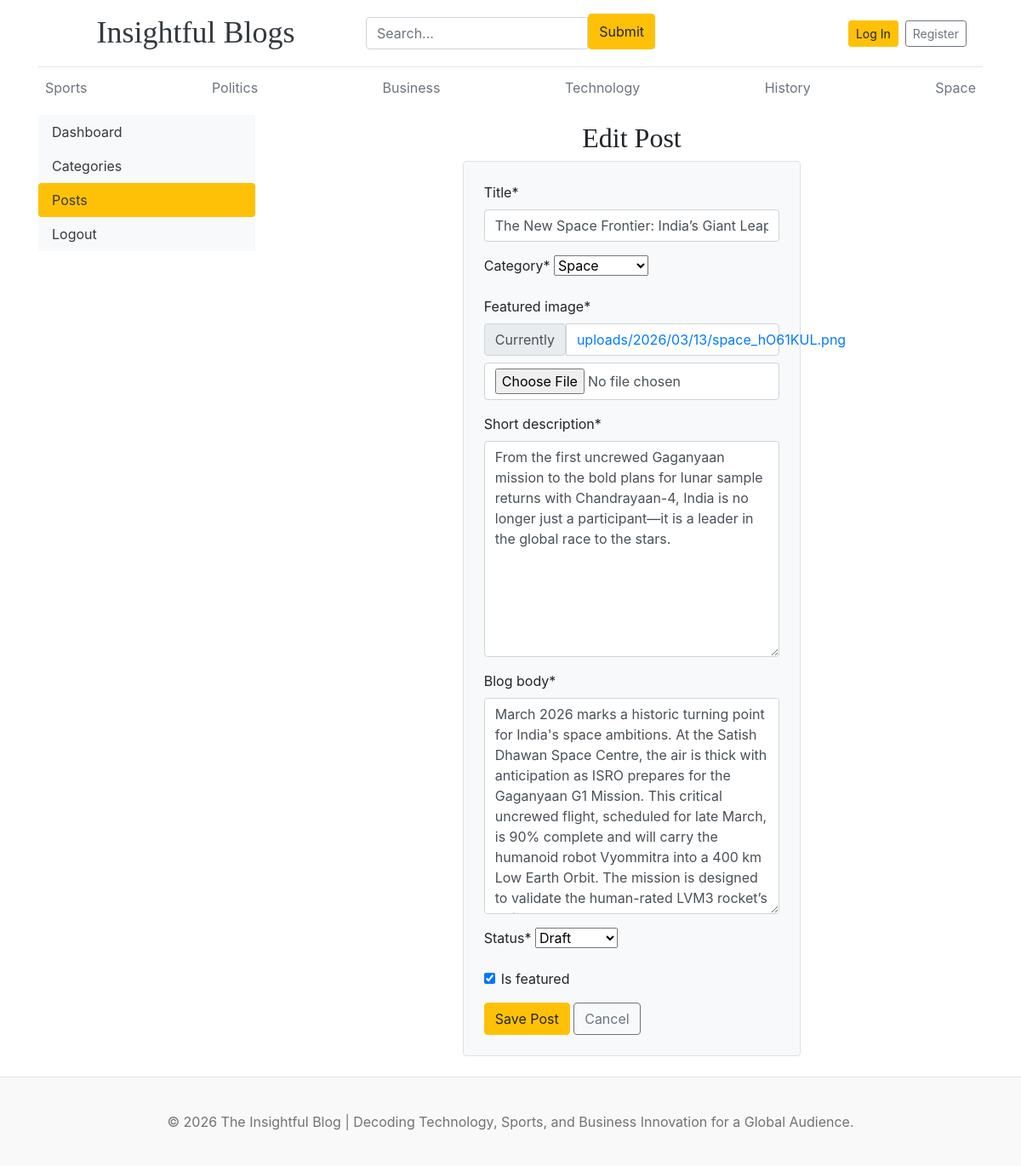
Before: /dashboard/posts/edit/10/ with the older database file.
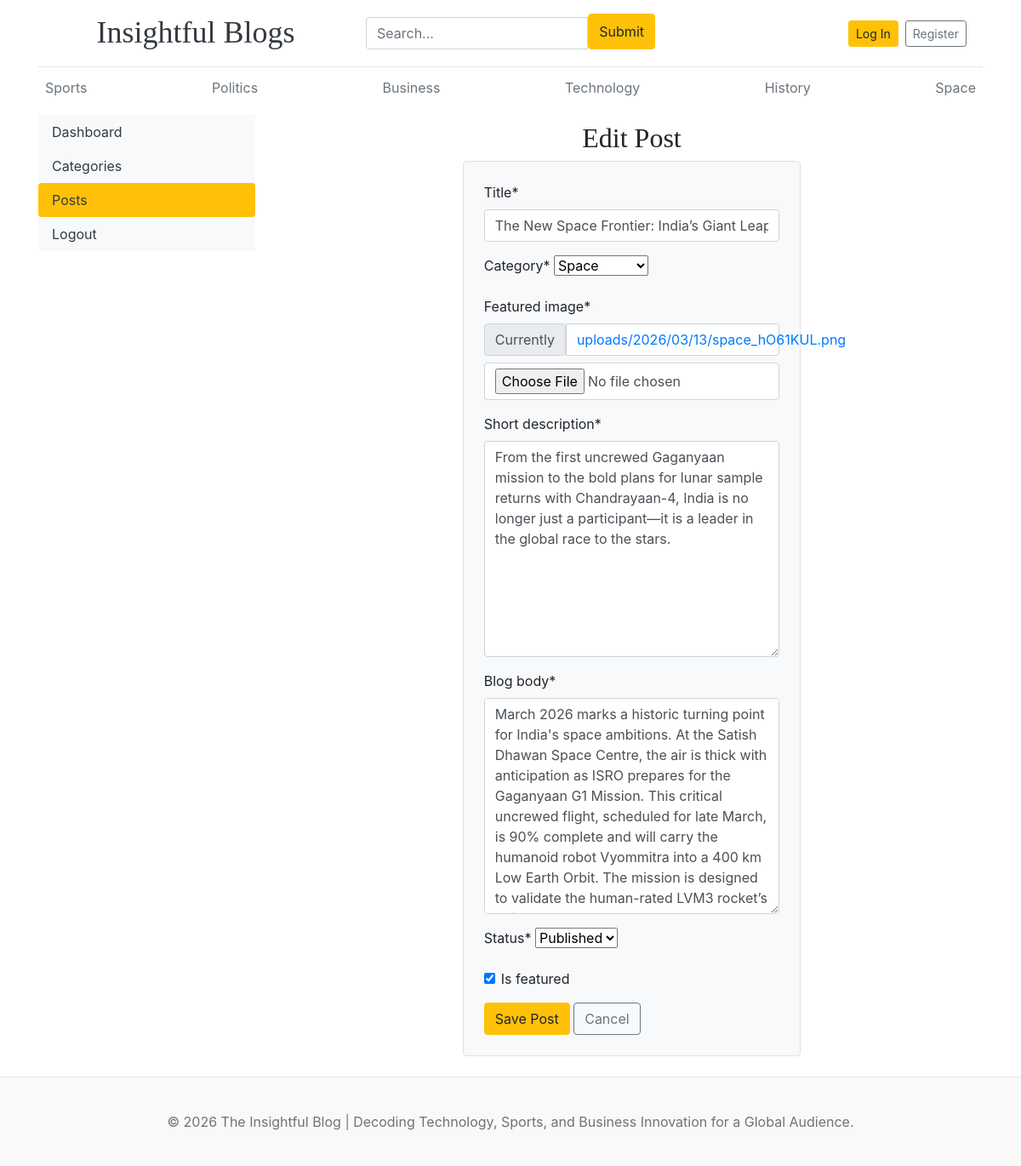
After: the same page with the newer database file.
### blogs/models.py (models this page shows, shortened)
class Blog(models.Model):
    title = models.CharField(max_length=100)
    slug = models.SlugField(max_length=150, unique=True, blank=True)
    category = models.ForeignKey(Category, on_delete=models.CASCADE)
    author = models.ForeignKey(User, on_delete=models.CASCADE)
    featured_image = models.ImageField(upload_to="uploads/%Y/%m/%d")
    short_description = models.TextField(max_length=500)
    blog_body = models.TextField(max_length=2000)
    status = models.CharField(max_length=20, choices=STATUS_CHOICES, default="Draft")
    is_featured = models.BooleanField(default=False)
    created_at = models.DateTimeField(auto_now_add=True)
    updated_at = models.DateTimeField(auto_now_add=True)

### dashboards/views.py (the view, shortened to what this page needs)
# urls.py: path('posts/edit/<int:pk>/', views.edit_post, name='edit_post'),
def edit_post(request, pk):
    post = get_object_or_404(Blog, id=pk)
    form = BlogpostForm(instance=post)
    context = {
        "form": form,
        "post": post,
    }
    return render(request, "dashboard/edit_post.html", context)

### dashboards/forms.py
class BlogpostForm(forms.ModelForm):
    class Meta:
        model = Blog
        fields = (
            "title",
            "category",
            "featured_image",
            "short_description",
            "blog_body",
            "status",
            "is_featured",
        )

### blogs/context_processors.py (called while the page is built)
def get_categories(request):
    categories = Category.objects.all()
    return dict(categories=categories)

def get_social_links(request):
    social_links = SocialLink.objects.all()
    return dict(social_links=social_links)

### blogs/models.py (called while the page is built)
    def __str__(self):
        return self.category_name

### templates/dashboard/edit_post.html (shortened to what this page needs)
{% extends 'base.html' %}
{% block content %}
{% load crispy_forms_tags %}
<div class="row">
    {% include 'dashboard/sidebar.html' %}
    <div class="col-md-9 mx-auto">
        <h2 class="my-4 my-md-2 text-center">
            {% if category %} Add {% else %} Edit {% endif %} Post
        </h2>
        <div class="row justify-content-center">
            <div class="col-12 col-md-10 col-lg-6">
                <form action="{% url 'edit_post' post.id %}" method="POST" enctype="multipart/form-data"
                    class="shadow-sm p-4 bg-light rounded border">
                    <div class="mb-3">
                        {{ form|crispy }}
                    </div>
                    <div class="d-grid gap-2">
                        <button type="submit" class="btn btn-warning fw-bold">
                            {% if category %} Update Post {% else %} Save Post {% endif %}
                        </button>
                        <a href="{% url 'categories' %}" class="btn btn-outline-secondary">Cancel</a>
                    </div>
                </form>
            </div>
        </div>
        <br>
    </div>
</div>
</div>
{% endblock %}

Changed rows visible on the page:
changed Blog "Space": status "Draft" → "Published"
